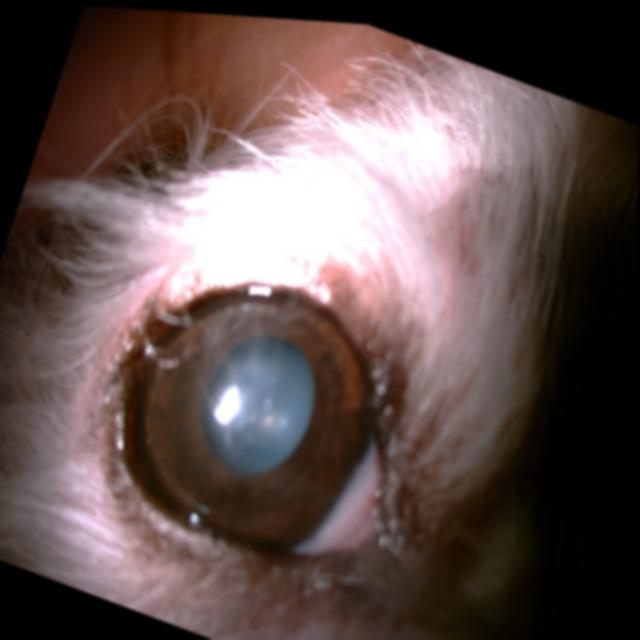
#> input picture Dataset/Data/train/D0_11740c5b-60a5-11ec-8402-0a7404972c70_jpg.rf.18ee1e7f7ab857ec3d136c091301e350.jpg, 640 x 640 px; its folder holds only this picture in this run
$ python Noise.py
#> lines starting #> are read from the running program, lines starting #| are printed output that depends on the picture
import os
import cv2
import numpy as np
from tqdm import tqdm

# Path dataset
base_path_train = r'D:\Documents\KULIAH\Semester 5\Studi Independen\Project Capstone\Project\Dataset\Data\train'
base_path_test = r'D:\Documents\KULIAH\Semester 5\Studi Independen\Project Capstone\Project\Dataset\Data\test'
base_path_valid = r'D:\Documents\KULIAH\Semester 5\Studi Independen\Project Capstone\Project\Dataset\Data\valid'

# Output path to save the processed image
output_base_train = r'D:\Documents\KULIAH\Semester 5\Studi Independen\Project Capstone\Project\Dataset\Data\train'
output_base_test = r'D:\Documents\KULIAH\Semester 5\Studi Independen\Project Capstone\Project\Dataset\Data\test'
output_base_valid = r'D:\Documents\KULIAH\Semester 5\Studi Independen\Project Capstone\Project\Dataset\Data\valid'

# Ensure output directory exists
def ensure_dir(directory):
    if not os.path.exists(directory):
        os.makedirs(directory)

# Processing images
def process_image(image_path):
    img = cv2.imread(image_path)
#> img is the input picture: shape (640, 640, 3); mean B, G, R 77.9, 80.2, 97.6

    # Removing noise with Gaussian Blur
    denoised_img = cv2.GaussianBlur(img, (5, 5), 0)

    # Convert to YUV color space for brightness improvement
    yuv_img = cv2.cvtColor(denoised_img, cv2.COLOR_BGR2YUV)
#> yuv_img: shape (640, 640, 3); mean of channels 0, 1, 2 85.2, 124.5, 138.9

    # Check brightness level
    avg_brightness = np.mean(yuv_img[:, :, 0])  # Channel Y
#> avg_brightness = 85.16

    # If the average brightness is low, use CLAHE.
    if avg_brightness < 120:
        clahe = cv2.createCLAHE(clipLimit=2.0, tileGridSize=(8, 8))
        yuv_img[:, :, 0] = clahe.apply(yuv_img[:, :, 0])
#> yuv_img: shape (640, 640, 3); mean of channels 0, 1, 2 95.9, 124.5, 138.9

    # Convert back to BGR color space
    processed_img = cv2.cvtColor(yuv_img, cv2.COLOR_YUV2BGR)
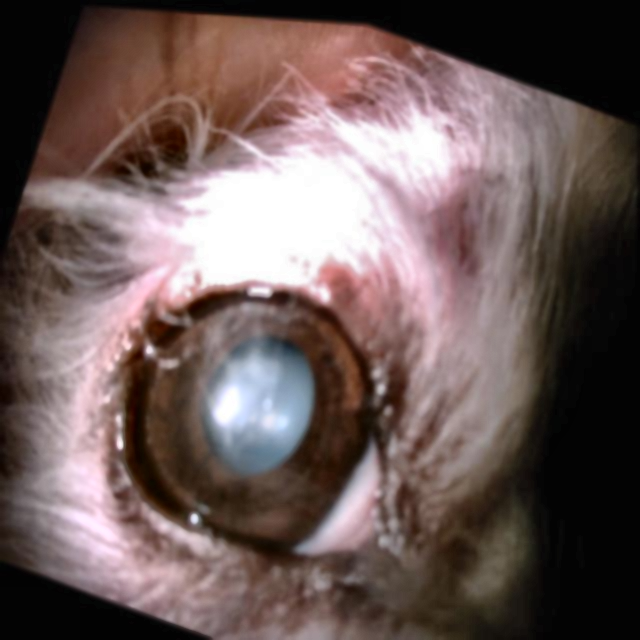
#> processed_img: shape (640, 640, 3); mean B, G, R 88.9, 90.9, 108.4
    return processed_img

# Processing datasets
def process_dataset(input_base_path, output_base_path):
    for root, dirs, files in os.walk(input_base_path):
        for file in tqdm(files, desc=f"Processing {root.split('/')[-1]}"):
            if file.lower().endswith(('.png', '.jpg', '.jpeg')):
                input_path = os.path.join(root, file)
                relative_path = os.path.relpath(input_path, input_base_path)
                output_path = os.path.join(output_base_path, relative_path)

                # Make sure the output directory exists
                ensure_dir(os.path.dirname(output_path))

                # Image process
                processed_img = process_image(input_path)

                # Save the processed image
                cv2.imwrite(output_path, processed_img)

# Processing train, test, and valid datasets
process_dataset(base_path_train, output_base_train)
process_dataset(base_path_test, output_base_test)
process_dataset(base_path_valid, output_base_valid)

$ run again, on Dataset/Data/train/D13_11799f53-60a5-11ec-8402-0a7404972c70_jpg.rf.499796a31705cdca91031a6099af6a2c.jpg
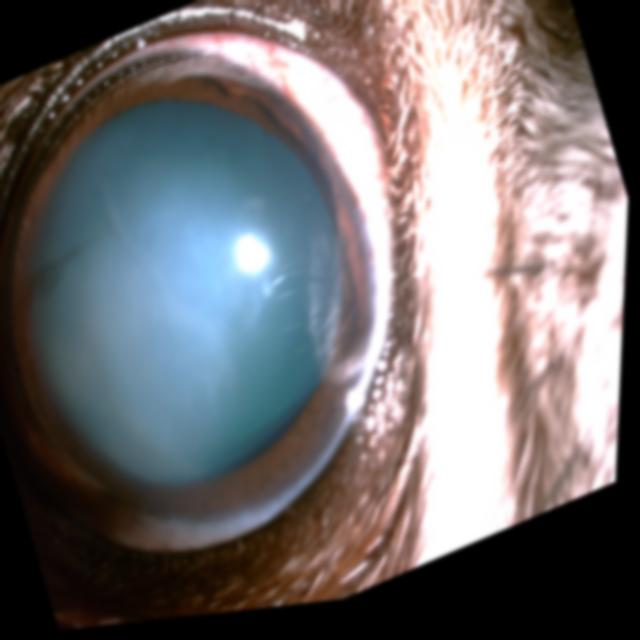
#> input picture Dataset/Data/train/D13_11799f53-60a5-11ec-8402-0a7404972c70_jpg.rf.499796a31705cdca91031a6099af6a2c.jpg, 640 x 640 px
#> in process_image, img is the input picture: shape (640, 640, 3); mean B, G, R 113.5, 111.8, 115.3
#> avg_brightness = 113.1
#> in process_image, `processed_img = cv2.cvtColor(yuv_img, cv2.COLOR_YUV2BGR)`:
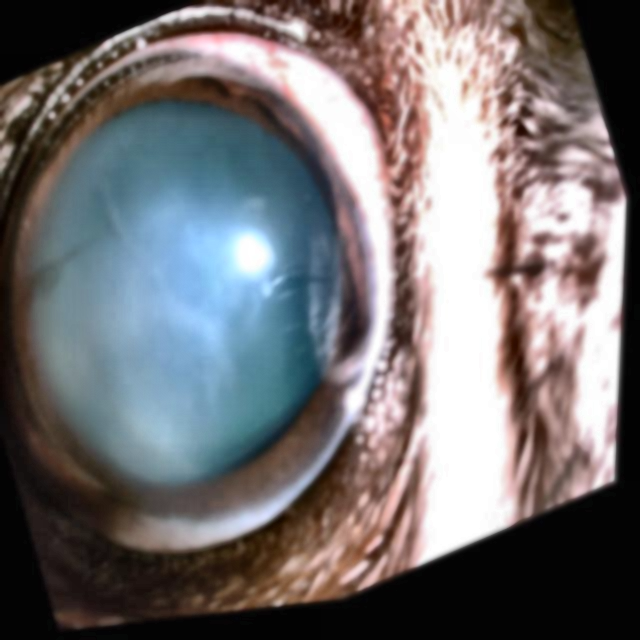
#> processed_img: shape (640, 640, 3); mean B, G, R 114.3, 112.4, 116

$ run again, on Dataset/Data/train/D14_1cc0c90a-60a5-11ec-8402-0a7404972c70_jpg.rf.ed24686963d1bca9525fbe018a0111fe.jpg
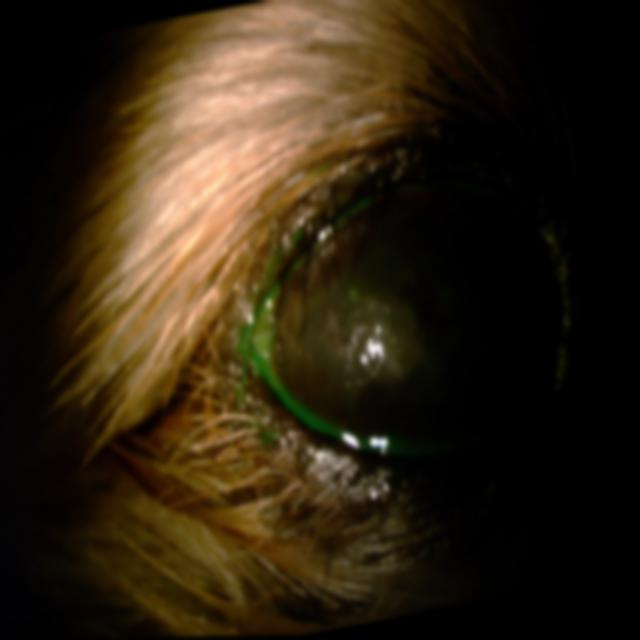
#> input picture Dataset/Data/train/D14_1cc0c90a-60a5-11ec-8402-0a7404972c70_jpg.rf.ed24686963d1bca9525fbe018a0111fe.jpg, 640 x 640 px
#> in process_image, img is the input picture: shape (640, 640, 3); mean B, G, R 18.2, 36, 48.1
#> avg_brightness = 37.62
#> in process_image, `processed_img = cv2.cvtColor(yuv_img, cv2.COLOR_YUV2BGR)`:
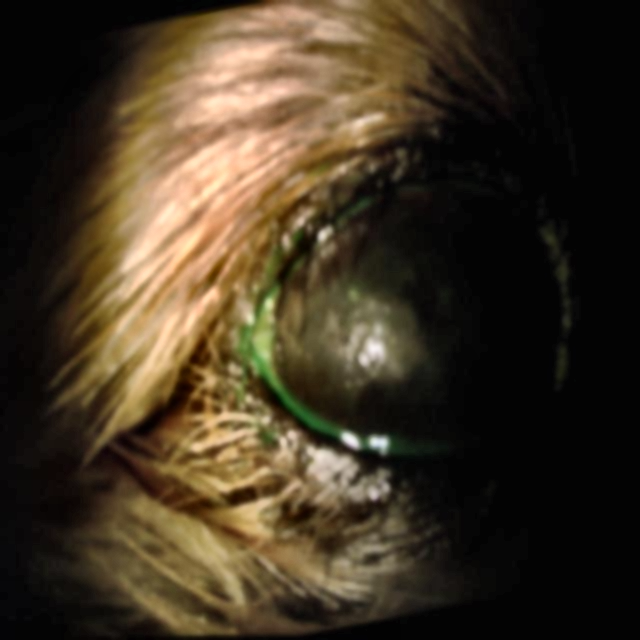
#> processed_img: shape (640, 640, 3); mean B, G, R 35.7, 53.4, 65.5

$ run again, on Dataset/Data/train/D14_3554934a-60a5-11ec-8402-0a7404972c70_jpg.rf.1a60e3d35fc41d14cfdaa0e1d104b421.jpg
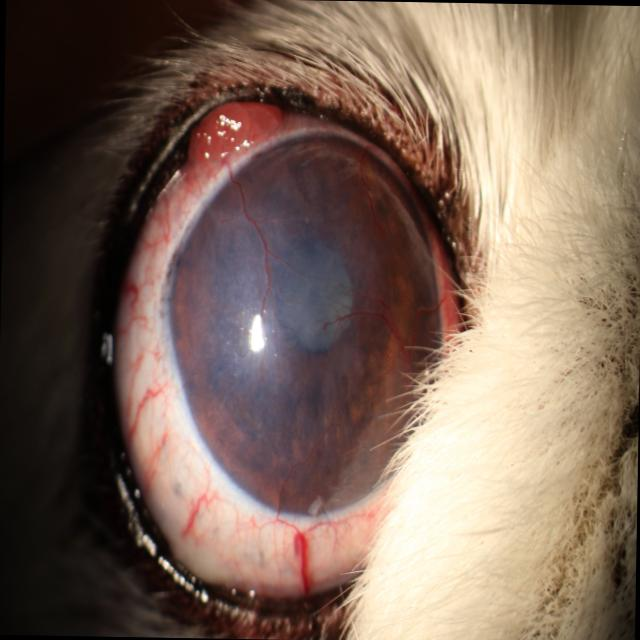
#> input picture Dataset/Data/train/D14_3554934a-60a5-11ec-8402-0a7404972c70_jpg.rf.1a60e3d35fc41d14cfdaa0e1d104b421.jpg, 640 x 640 px
#> in process_image, img is the input picture: shape (640, 640, 3); mean B, G, R 89.4, 102.7, 123.9
#> avg_brightness = 107.5
#> in process_image, `processed_img = cv2.cvtColor(yuv_img, cv2.COLOR_YUV2BGR)`:
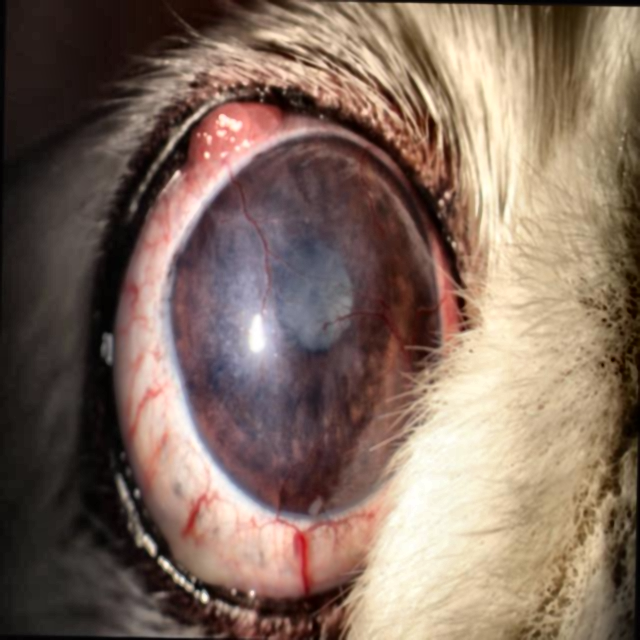
#> processed_img: shape (640, 640, 3); mean B, G, R 95.3, 108.3, 129.7

$ run again, on Dataset/Data/train/D0_3aa745ca-60a5-11ec-8402-0a7404972c70_jpg.rf.0db3facb087a29422e4551a9452536df.jpg
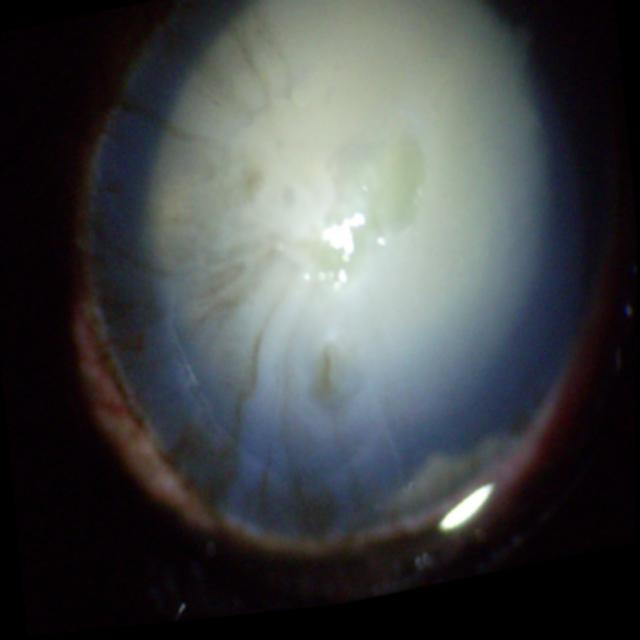
#> input picture Dataset/Data/train/D0_3aa745ca-60a5-11ec-8402-0a7404972c70_jpg.rf.0db3facb087a29422e4551a9452536df.jpg, 640 x 640 px
#> in process_image, img is the input picture: shape (640, 640, 3); mean B, G, R 70.1, 69.1, 66.2
#> avg_brightness = 68.34
#> in process_image, `processed_img = cv2.cvtColor(yuv_img, cv2.COLOR_YUV2BGR)`:
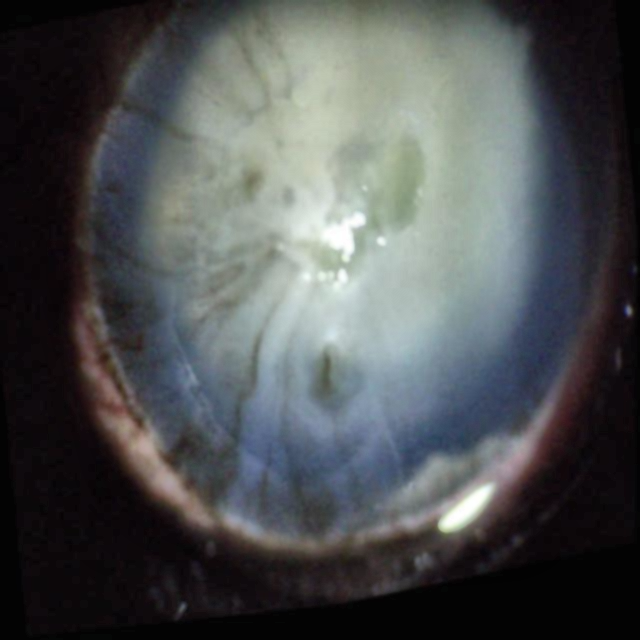
#> processed_img: shape (640, 640, 3); mean B, G, R 81.4, 80.5, 77.6
